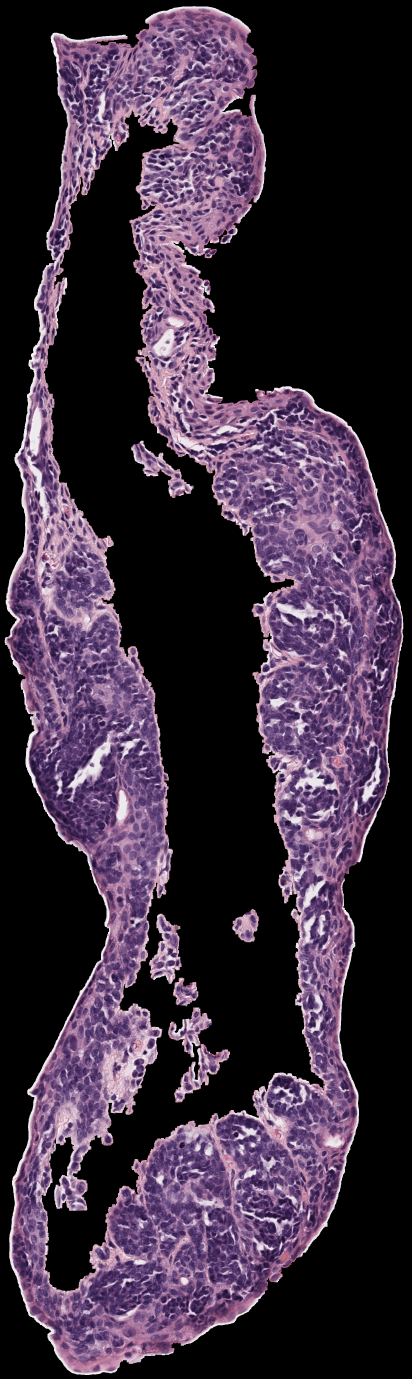
#> input picture Presentation 3/Coders/Hannah Ma/data/h2114153  h&e_ROI_1 Epithelia.png, 1648 x 5516 px, found by its file name (shown at 1/4 size)
$ jupyter execute Contour_Normal_Toggleable.ipynb
#> lines starting #> are read from the running program, lines starting #| are printed output that depends on the picture; after the words box and inside, x2 and y2 are one past the last pixel; in counts of white or black regions, pixels touching at a corner belong together
### Normal Squares, toggleable features
-   This code creates a series of squares around the all exterior contours of a cell, normal to its outline, that can then be extracted into images
-   second_pass and variable_length can be toggled for additional overlap accuracy and varying lenghts of squares, respectively
    - There is also now a score and grid search for optimization of coverage and minimization of excess blank pixels over the patching

### Basic Algorithm Outline:

-   Begin by extracting all external contours of a thresholded image
-   Then for every point along the contours, find a tangent point and use that to calculate the normal vector "into" the cell
-   Use these vectors and set square size or an iterative approach (variable_length=True/False) to find the length, from epithelium width, and corners of many squares along the contour
    - This is currenlty done by creating a square at every set step rate and checking these for overlap against each other
-   Overlapping squares are checked and removed, a second pass checks all remaining squares as the first checks only the last x created squares
-   The remaining squares are stored and drawn on the original image

-   There is also an evaluation score that checks total coverage of the epithelium and number of blank pixles in the created mask, which can be used to tune hyperparameters in a GrdiSearch
    - Further refined approaches to creation and selection may not require this step as the model is currently parameter sensitive

### Most Up-to_Date Features:
-   There are a few different initial square creation methods in development
    - Dense Squares creates many overlapping squares that are then filtered down to a mask of the image
    - Create smarter_sqaures creates a new square once the overlap threshold has been met
        - smarter_squares is slower but aims to depricate the remove_overlapping squares function and its hyperparameters

-   This algorithm currenlty just draws squares on the image, but the stored coordinates can be extracted to individual images

[cell 1]
import numpy as np
import cv2
from shapely.geometry import Polygon
import matplotlib.pyplot as plt
from sklearn.model_selection import ParameterGrid


#Read image and threshold for mask:
#This basic method works best with already cropped cells
#I have another at the bottom that is slightly better for cells with backgrounds
image1=cv2.imread("h2114153  h&e_ROI_1 Epithelia.png")
#> image1 is the input picture: shape (5516, 1648, 3); mean B, G, R 63.3, 45.8, 60.5


image1_gray = cv2.cvtColor(image1, cv2.COLOR_BGR2GRAY)
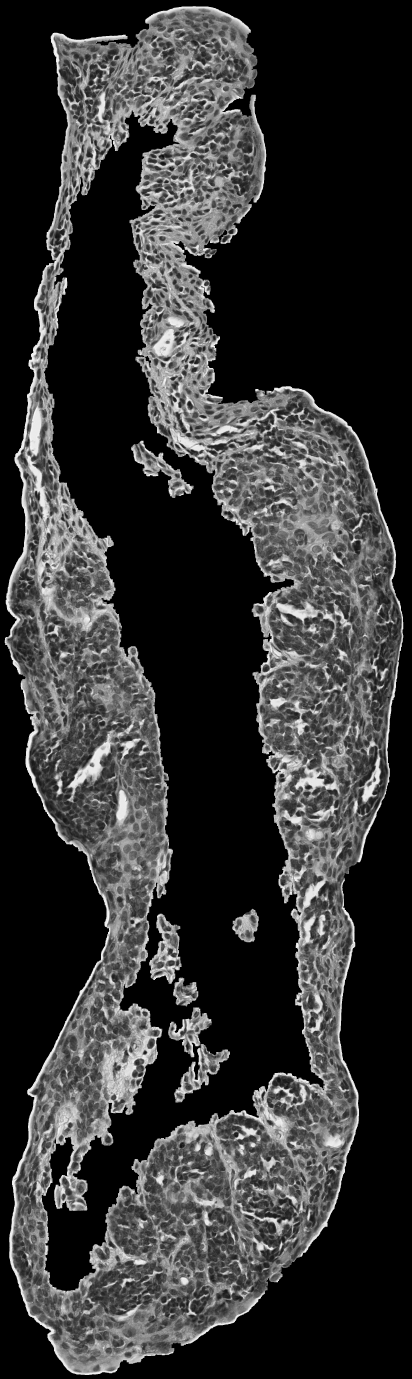
#> image1_gray: shape (5516, 1648) (shown at 1/4 size); min 0, max 247, mean 52.2
_,whole_thresh=cv2.threshold(image1_gray,1,255,cv2.THRESH_BINARY)
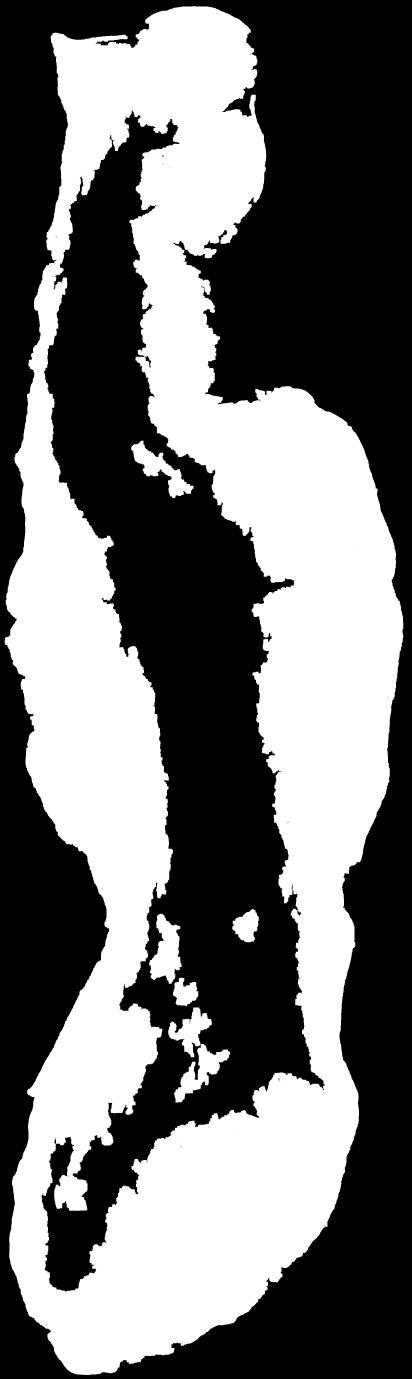
#> whole_thresh: shape (5516, 1648) (shown at 1/4 size); 44.4% white; 8 white regions (1 under 20 px)

[cell 2]
def find_external_contours(binary_image):
    '''find all external contours of an image'''

    contours,hierarchy=cv2.findContours(binary_image,cv2.RETR_EXTERNAL,cv2.CHAIN_APPROX_SIMPLE)

    #This can be used to alter the order contour points are processed in while maintaining order
        #Think [1,2,3,4,5]->[4,5,1,2,3]
        #Set to 0 for no effect, check np documentation for more info
    return [np.roll(contour,0,axis=0) for contour in contours]

def calculate_contour_normals(contours,smoothing_size=5):
    '''Calculate normal vector along contour points'''

    all_normals=[]

    #Loop over all contours in image
    for contour in contours:
        #Reshape into xy pairings
        points=contour.reshape(-1,2)
        n_points=len(points)
        tangents=np.zeros_like(points,dtype=float)

        #Calculate tangent using smoothing
        #Higher smoothingn values result in less "jutty" squares, but can work poorly on smaller regions of epithelium
        for i in range(n_points):
            prev_idx=(i-smoothing_size)%n_points
            next_idx=(i+smoothing_size)%n_points
            tangent=points[next_idx]-points[prev_idx]
            tangent=tangent/(np.linalg.norm(tangent)+1e-8)
            tangents[i]=tangent


        #Convert to normal
        normals=np.zeros_like(tangents)
        normals[:,0]=-tangents[:,1]
        normals[:,1]=tangents[:,0]

        #add to list of all contour normals
        all_normals.append(normals)

    return all_normals

def calculate_square_corners(point,normal,square_size,binary_image,variable_length=True):
    '''Calculate corners of square normal to point'''

    tangent=np.array([-normal[1],normal[0]])
    half_size=square_size//2
    extended_length=square_size

    #Loop to find variable length
    if variable_length:
        i=square_size
        while True:
            #Increase i while extending into cell
            test_point=point-(normal*i).astype(int)
            test_point=np.clip(test_point,0,np.array(binary_image.shape[:2])[::-1] - 1)

            #Break when non 1(cell) value
            if binary_image[test_point[1],test_point[0]]==0:
                break
            i+=10

        extended_length=i
        half_size=i//2

    corners=np.array([
        point+(tangent*half_size),
        point-(tangent*half_size),
        point-(tangent*half_size)-(normal*extended_length),
        point+(tangent*half_size)-(normal*extended_length)
    ])


    return corners,extended_length

def calculate_square_overlap(square1,square2):
    '''Calculate overlap ratio between squares'''

    square1=Polygon(square1)
    square2=Polygon(square2)

    if not square1.intersects(square2):
        return 0

    intersection_area=square1.intersection(square2).area
    smallest_area=min(square1.area,square2.area)
    return intersection_area/smallest_area

def create_dense_squares(contours,normals,binary_image,square_size=128,step=5,variable_length=True):
    '''Create many squares along external contours at regular interval'''

    all_squares=[]


    #Loop over all contours
    for contour,contour_normals in zip(contours, normals):
        points=contour.reshape(-1,2)
        n_points=len(points)
        squares=[]

        #Find corners at step length
        for i in range(0,n_points,step):
            corners,length=calculate_square_corners(points[i],contour_normals[i],square_size,binary_image,variable_length)

            if length>=750 or length<64: #Trying to avoid badly sized squares
                continue

            squares.append(corners)

        all_squares.append(squares)
    return all_squares


# [35 lines left out: function create_smarter_squares, not called in this run]

def remove_overlapping_squares(all_squares, overlap_thresh=0.3, look_back=5, second_pass=True):
    final_squares_list = []

    # First pass: remove overlaps within each contour
    for squares in all_squares:
        # Keep first square
        kept_squares = [squares[1]]

        # Check squares within the same contour
        for i in range(1, len(squares)):
            overlap_found = False
            current_square = squares[i]

            # Check within look_back in same contour
            for j in range(max(0, len(kept_squares) - look_back), len(kept_squares)):
                overlap = calculate_square_overlap(current_square, kept_squares[j])
                if overlap > overlap_thresh:
                    overlap_found = True
                    break

            if not overlap_found:
                kept_squares.append(current_square)

        final_squares_list.append(kept_squares)

    # Second pass: check against ALL squares across ALL contours
    if second_pass:
        # Flatten all squares
        all_squares_flattened=[square for contour_squares in final_squares_list for square in contour_squares]
        final_refined_squares_list=[]

        # Check each contour's squares
        for contour_squares in final_squares_list:
            refined_squares=[]

            # Check each square against ALL other squares
            for square in contour_squares:
                overlap_found=False

                # Check against all flattened squares
                for other_square in all_squares_flattened:
                    if not np.array_equal(square, other_square):
                        overlap=calculate_square_overlap(square, other_square)
                        if overlap>overlap_thresh:
                            overlap_found=True
                            break

                # Only add if no significant overlap found
                if not overlap_found:
                    refined_squares.append(square)

            final_refined_squares_list.append(refined_squares)

        return final_refined_squares_list

    return final_squares_list

def draw_squares(image,squares_list,color=[255,0,0],thickness=20):
    '''Draw squares on image'''

    result=image.copy()

    for squares in squares_list:
        for square in squares:
            points=square.astype(np.int32)
            cv2.polylines(result,[points],isClosed=True,color=color,thickness=thickness)

    return result


def process_contours(image,binary_image,square_size=128,step=5,overlap_thresh=0.3,
                    smoothing_size=5,look_back=3,second_pass=True,variable_length=False):
    """
    Main function to process multiple contours and generate aligned squares along them.

    Args:
        image (np.ndarray): Original image
        binary_image (np.ndarray): Binary mask of the shapes
        square_size (int): Base size of squares
        step (int): Points to skip between squares
        overlap_thresh (float): Maximum allowed overlap between squares
        smoothing_size (int): Points to consider for normal calculation
        look_back (int): Squares to check for overlap
        second_pass (bool): Whether to do precise overlap checking
        variable_length (bool): Whether to use variable length squares

    Returns:
        tuple: (processed image, contours, squares_list)
    """
    contours=find_external_contours(binary_image)
    if not contours:
        return TypeError('No contours found')


    normals=calculate_contour_normals(contours,smoothing_size)

    #squares_list=create_smarter_squares(contours,normals,binary_image,overlap_thresh=overlap_thresh,square_size=square_size,variable_length=variable_length)
    squares_list=create_dense_squares(contours,normals,whole_thresh,square_size=square_size,step=step,variable_length=variable_length)

    final_squares_list=remove_overlapping_squares(
        squares_list,
        overlap_thresh=overlap_thresh,
        look_back=look_back,
        second_pass=second_pass
    )
    result = draw_squares(image,final_squares_list)

    return result, contours, final_squares_list

[cell 3]
def check_metrics(binary_image,contours):
    '''Evaluate fit of normal squares using mask'''

    total_white_pixels=(binary_image>0).sum()
    squares_mask=np.zeros_like(binary_image,dtype=np.uint8)

    weight_coverage=0.8
    weight_black_pixels=0.2

    #For all squares in all contours, use them to create a mask
    for contour in contours:
        for square in contour:
            square=np.array(square,dtype=np.int32).reshape(-1,1,2)
            cv2.fillPoly(squares_mask,[square],255)

    mask_pixels=np.count_nonzero(squares_mask>0)

    #Find coverage and non-epitheliuem pixel values

    covered_white_pixels=np.count_nonzero((squares_mask>0)&(binary_image>0))
    covered_black_pixels=np.count_nonzero((squares_mask>0)&(binary_image==0))

    total_coverage=(covered_white_pixels/total_white_pixels*100)
    black_pixel_percent=(covered_black_pixels/mask_pixels*100)
    score=weight_coverage*total_coverage+weight_black_pixels*(100-black_pixel_percent)

    return total_coverage,black_pixel_percent,score

[cell 4]
# [36 lines left out: function search_params, not called in this run]

param_grid=ParameterGrid({'square_size':[4],'look_back':[8,18,30,50,70],'step':[3,8,30,50,72],'smoothing_size':[150,30,100,120,200]})
search_params(param_grid,whole_thresh,image1,overlap_thresh=0.07);

[cell 5]
result_image, contour, squares = process_contours(
     image1,
     whole_thresh,
     square_size=128,
     step=5,
     overlap_thresh=0.1,
     smoothing_size=210,
     look_back=8,
     second_pass=False,
     variable_length=True)
#> in find_external_contours, `contours,hierarchy=cv2.findContours(binary_image,cv2.RETR_EXTERNAL,cv2..`: contours = 1 contour; box (x1, y1, x2, y2) and area: (19, 25, 1613, 5500) 5926180
#> the loop in calculate_contour_normals, `for contour in contours:` made 1 pass
#> n_points on pass 1: 6209
#> after the loop in calculate_contour_normals, `for contour in contours:`: all_normals = 1 point arrays, longest 6209 points
#> the loop in create_dense_squares, `for contour,contour_normals in zip(contours, normals):` made 1 pass
#> n_points on pass 1: 6209
#> the loop in remove_overlapping_squares, `for squares in all_squares:` made 1 pass
#> the loop in draw_squares, `for squares in squares_list:` made 1 pass
#> after the loop in draw_squares, `for squares in squares_list:`:
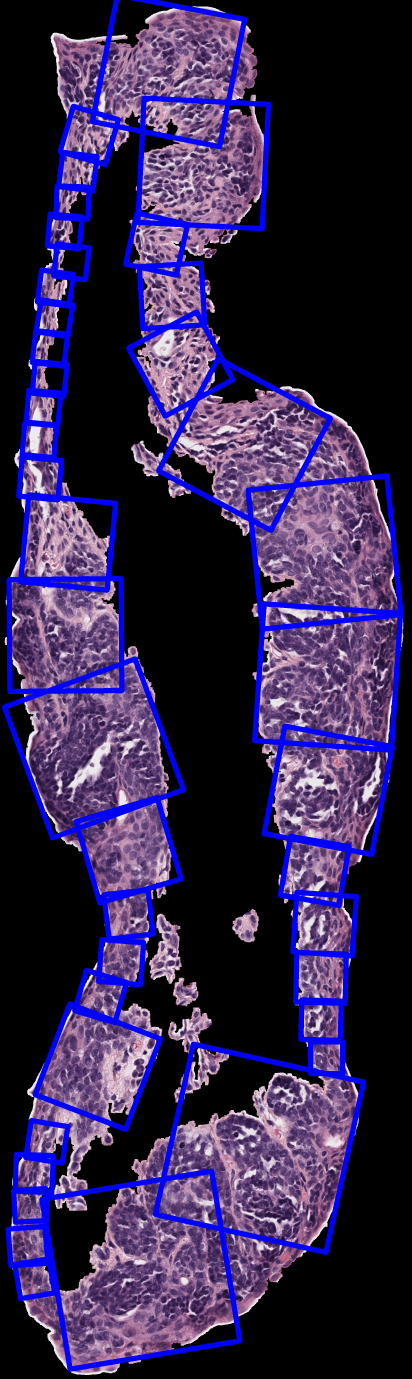
#> result: shape (5516, 1648, 3) (shown at 1/4 size); mean B, G, R 78.2, 38.9, 51.7

plt.imshow(result_image)

coverage,perc_black_pixels,score=check_metrics(whole_thresh,squares)
#> the loop in check_metrics, `for contour in contours:` made 1 pass
#> after the loop in check_metrics, `for contour in contours:`:
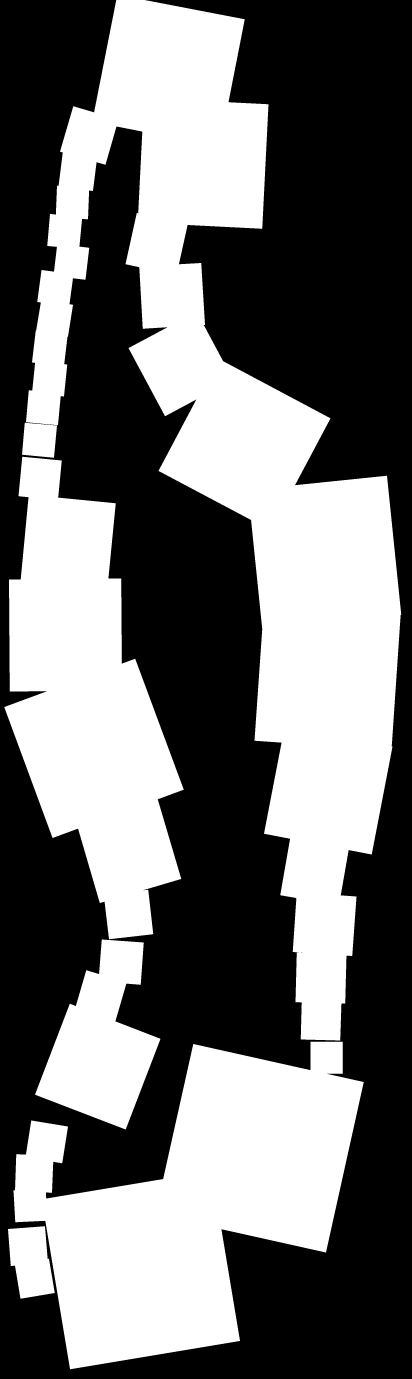
#> squares_mask: shape (5516, 1648) (shown at 1/4 size); 44.1% white; 6 white regions, box (x1, y1, x2, y2) and area: (104, 0, 1605, 4162) 1985825, (54, 4167, 1455, 5477) 993166, (17, 1827, 735, 3757) 772471, (140, 3758, 642, 4518) 204244, (32, 4905, 219, 5195) 39933, (88, 1691, 228, 1831) 16643
print(f'Coverage: {coverage:.2f}%, Percent of mask as blank pixels: {perc_black_pixels:.2f}%, Score: {score:.2f}%')
#| Coverage: 87.51%, Percent of mask as blank pixels: 12.03%, Score: 87.60%
